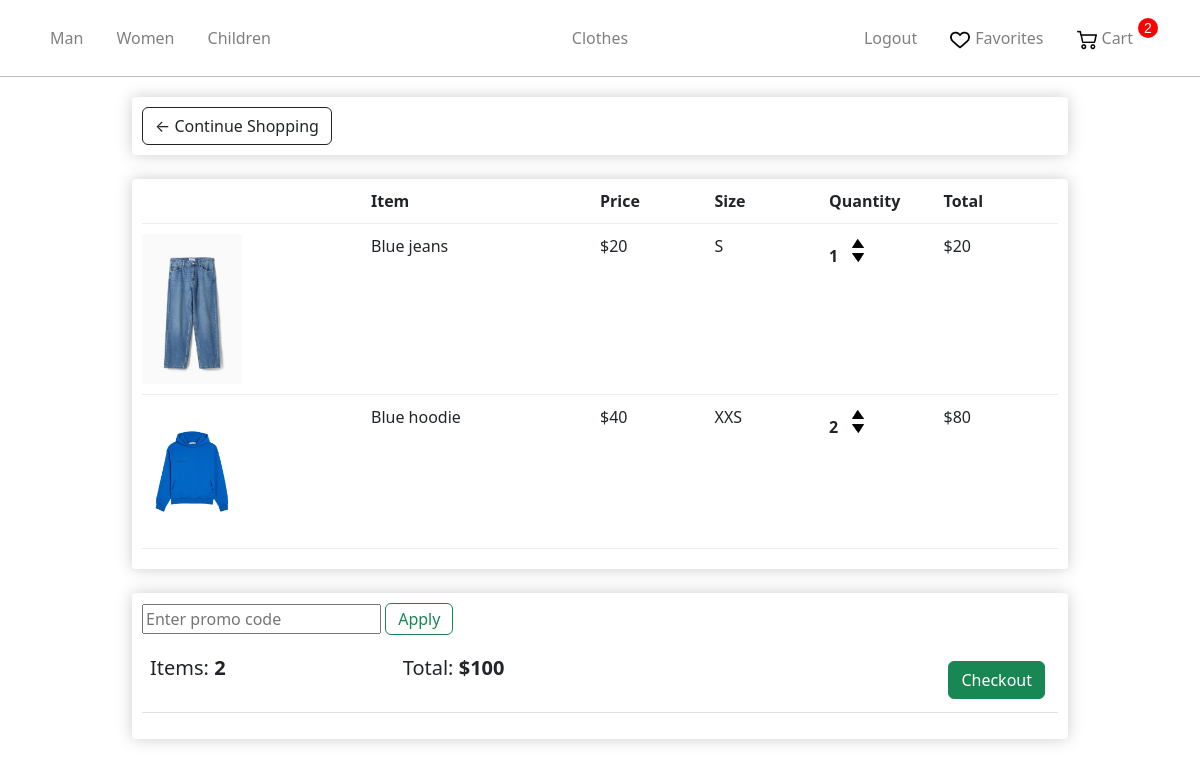
Page /cart/ (signed in) on the earlier database version.
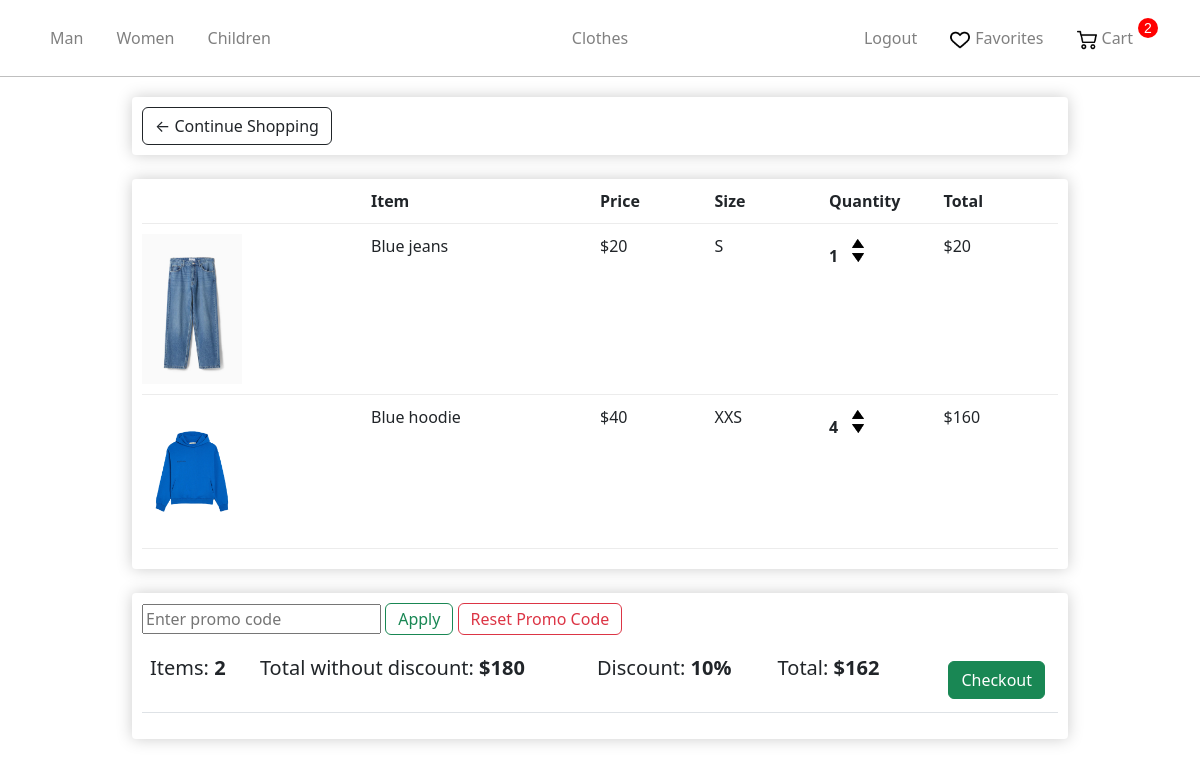
Same page on the later database version.
### store/models.py (models this page shows, shortened)
class Gender(models.Model):
    name = models.CharField(max_length=100, db_index=True)
    slug = models.SlugField(max_length=255, unique=True, db_index=True)
    categories_id = models.ManyToManyField('Category')
    def get_absolute_url(self):
        return reverse('gender', kwargs={'gender_slug': self.slug})

class Order(models.Model):
    user = models.ForeignKey('User', on_delete=models.CASCADE)
    products = models.ManyToManyField('OrderProduct')
    time_create = models.DateTimeField(auto_now_add=True)
    ordered = models.BooleanField(default=False)
    address = models.ForeignKey('Address', on_delete=models.SET_NULL, blank=True, null=True)
    promo_code = models.CharField(max_length=50, blank=True)
    discount_percent = models.IntegerField(default=0)
    def get_total(self):
        total = 0
        for order_item in self.products.all():
            total += order_item.get_total_product_price()
        discount = total * self.discount_percent / 100
        return int(total - discount)
    def get_total_without_disc(self):
        total = 0
        for order_item in self.products.all():
            total += order_item.get_total_product_price()
        return total
    def get_payment_url(self):
        return reverse('landing', kwargs={'order_id': self.pk})

class OrderProduct(models.Model):
    user = models.ForeignKey('User', on_delete=models.CASCADE)
    product = models.ForeignKey('Product', on_delete=models.PROTECT)
    quantity = models.IntegerField(default=1)
    ordered = models.BooleanField(default=False)
    size = models.ForeignKey('Size',on_delete=models.SET_NULL, null=True )
    def get_total_product_price(self):
        return self.quantity * self.product.price

class Product(models.Model):
    AVAILABILITY =(
        ('Y', 'В наличии'),
        ('N', 'Нет в наличии'),
    )
    name = models.CharField(max_length=255)
    slug = models.SlugField(max_length=255, unique=True, db_index=True)
    description = models.TextField(blank=True)
    discount = models.BooleanField(default=False)
    price = models.IntegerField()
    price_discount = models.IntegerField(blank=True)
    photo = models.ImageField(upload_to="photos")
    availability = models.CharField(max_length=1,choices = AVAILABILITY,default = '')
    cat = models.ForeignKey('Category', on_delete=models.PROTECT)
    gender = models.ForeignKey('Gender', on_delete=models.PROTECT)
    sizes = models.ManyToManyField('Size')

class Size(models.Model):
    name = models.CharField(max_length=5)

### store/views.py (the view)
# urls.py: path('cart/', views.cart, name="cart"),
def cart(request):
    if not request.user.is_authenticated:
        return redirect("login")
    context = {}
    context = get_user_context(context, request)
    promo_code = request.GET.get('promo_code')
    if 'reset_promo' in request.GET:
        order = context['order']
        order.discount_percent = 0
        order.save()
    if promo_code:
        discount_percent = apply_promo_code(promo_code)
        if discount_percent:
            order = context['order']
            order.discount_percent = discount_percent
            order.save()
    return render(request, 'store/cart.html', context)

### store/templatetags/store_tags.py (called while the page is built)
@register.simple_tag(name='getquantity')
def get_quantity(order_product_pk, plus):
    return reverse('change_quantity', kwargs={'order_product_pk': order_product_pk, 'plus': plus})

### store/utils.py (called while the page is built)
def get_user_context(dict,request):
    context = dict
    genders = Gender.objects.all()
    ordered = 1
    if not request.user.is_authenticated:
        ordered = 0
    else:
        order_qs = Order.objects.filter(user=request.user, ordered=False)
        if order_qs.exists():
            context["order"] = order_qs[0]
        else:
            ordered = 0
    context["genders"] = genders
    context["gender_selected"] = -1
    context["cat_selected"] = -1
    context["ordered"] = ordered
    return context

### store/templates/store/cart.html (shortened to what this page needs)
{% extends 'store/layout.html' %}
{% load static %}
{% load store_tags %}
{% block content %}
    <link rel="stylesheet" href="{% static 'store/css/CategoriesCartCheckout.css' %}">
	<div class="row">
		<div class="col-lg-12">
			<div class="box-element">
				<a  class="btn btn-outline-dark" href="{% url 'main' %}">&#x2190; Continue Shopping</a>
			</div>
			<br>
			<div class="box-element">
				<div class="cart-row">
					<div style="flex:2"></div>
					<div style="flex:2"><strong>Item</strong></div>
					<div style="flex:1"><strong>Price</strong></div>
					<div style="flex:1"><strong>Size</strong></div>
					<div style="flex:1"><strong>Quantity</strong></div>
					<div style="flex:1"><strong>Total</strong></div>
				</div>
				{%for orderproduct in order.products.all%}
				<div class="cart-row">
					<div style="flex:2"><img class="row-image" src="{{orderproduct.product.photo.url}}"></div>
					<div style="flex:2"><p>{{orderproduct.product.name}}</p></div>
					<div style="flex:1"><p>${{orderproduct.product.price}}</p></div>
					<div style="flex:1"><p>{{orderproduct.size.name}}</p></div>
					<div style="flex:1">
						<p class="quantity">{{orderproduct.quantity}}</p>
						<div class="quantity">
							{% getquantity order_product_pk=orderproduct.pk plus=1 as URL%}
							<a href = "{{URL}}"><img class="chg-quantity" src="../../static/store/img/arrow-up.png"></a>
							{% getquantity order_product_pk=orderproduct.pk plus=0 as URL%}
							<a href = "{{URL}}"><img class="chg-quantity" src="../../static/store/img/arrow-down.png"></a>
						</div>
					</div>
					<div style="flex:1"><p>${{orderproduct.get_total_product_price}}</p></div>
				</div>
				{%endfor%}
			</div>
            <br>
            <div class="box-element">
                <form method="GET" style="margin-bottom: 10px;" action="{% url 'cart' %}">
                    <input type="text" name="promo_code" placeholder="Enter promo code">
                    <button type="submit" class="btn btn-outline-success" style="
                        padding-top: 3px;
                        padding-bottom: 3px;
                        margin-bottom: 3px;
                    ">Apply</button>
                    {% if order.discount_percent %}
                        <button type="submit" name="reset_promo" value="true" class="btn btn-outline-danger" style="
                            padding-top: 3px;
                            padding-bottom: 3px;
                            margin-bottom: 3px;
                        ">Reset Promo Code</button>
                    {% endif %}
                </form>
				<table class="table">
					<tr>
						<th><h5>Items: <strong>{{order.products.count}}</strong></h5></th>
						{% if order.discount_percent %}
                            <th><h5>Total without discount: <strong>${{ order.get_total_without_disc }}</strong></h5></th>
                            <th><h5>Discount: <strong>{{ order.discount_percent }}%</strong></h5></th>
                            <th><h5>Total: <strong>${{ order.get_total }}</strong></h5></th>
                        {% else %}
                            <th><h5>Total: <strong>${{ order.get_total }}</strong></h5></th>
                        {% endif %}
						<th>
							<a style="float:right; margin:5px;" class="btn btn-success" href="{{order.get_payment_url}}">Checkout</a>
						</th>
					</tr>
				</table>
			</div>
		</div>
	</div>
{% endblock %}

### store/templates/store/layout.html (shortened to what this page needs)
{% load static %}
<!doctype html>
<html lang="en">
<head>
    <link rel="stylesheet" href="https://cdn.jsdelivr.net/npm/bootstrap@5.2.3/dist/css/bootstrap.min.css">
    <link rel="stylesheet" href="{% static 'store/css/main.css' %}">
</head>
<body>
    <nav class="navbar navbar-expand-sm navbar-dark main-nav">
    <div class="container justify-content-center">
        <ul class="nav navbar-nav w-100 flex-nowrap">
            {% for gender in genders%}
            <li class="nav-item active">
                {%if gender == gender_selected%}
                <p class="nav-link-selected lk" >{{gender.name}}</p>
                {%else%}
                <a class="nav-link lk" href="{{gender.get_absolute_url}}">{{gender.name}}</a>
                {%endif%}
            {% endfor %}
        </ul>
        <ul class="nav navbar-nav justify-content-center">
            <li class="nav-item"><a class="nav-link" href="{% url 'main' %}">Clothes</a></li>
        </ul>
        <ul class="nav navbar-nav w-100 justify-content-end">
            {% if request.user.is_authenticated %}
            <li class="nav-item">
                <a class="nav-link lk" href="{% url 'logout' %}">Logout</a>
            </li>
            {%endif%}
            <li class="nav-item">
                <a class="nav-link lk icon" href="{% url 'liked' %}"><img src="../../static/store/img/heart.png" alt="Heart Icon">Favorites</a>
            </li>
            <li class="nav-item">
                {%if not ordered%}
                    <p class="cart-total">0</p>
                {%else%}
                    <p class="cart-total">{{order.products.count}}</p>
                {%endif%}
                <a class="nav-link lk icon" href="{% url 'cart' %}"><img src="../../static/store/img/shopping-cart.png" alt="Cart Icon">Cart</a>
            </li>
        </ul>
    </div>
    </nav>
    <hr class="nav">
    {% block content %}
    {% endblock %}
</body>
</html>

### store/static/store/css/main.css (style rules this page uses)
.navbar .icon img { height: 20px; vertical-align: middle; margin-right: 5px; }
.navbar { padding: 18px; }
.navbar-expand-sm .navbar-nav .lk { padding-right: 25px; }
.navbar-nav .nav-link { color: gray; transition: color 0.2s ease-in-out; }
.navbar .cart-total { display: block; text-align: center; color: white; background-color: red; width: 20px; height: 20px; border-radius: 50%; font-size: 14px; font-family: Arial , sans-serif; float: right; }
hr { margin: 0; color: black; }

### store/static/store/css/CategoriesCartCheckout.css (style rules this page uses)
.box-element { box-shadow:hsl(0, 0%, 80%) 0 0 16px; background-color: white; border-radius: 4px; padding: 10px; }
.col-lg-12 { max-width: 80%; margin: 0 auto; }
.row { display: flex; justify-content: center; align-items: center; margin-top: 20px; width: 100%; margin-left: 0; }
.row-image { width: 100px; }
.cart-row { display: flex; align-items: flex-stretch; padding-bottom: 10px; margin-bottom: 10px; border-bottom: 1px solid #ececec; }
.quantity { display: inline-block; font-weight: 700; padding-right: 10px; }
.chg-quantity { width: 12px; cursor: pointer; display: block; margin-top: 5px; transition: .1s; }

Differences in the rows shown:
changed Order: get_total_without_disc (not shown) → "180"; discount_percent (not shown) → "10"; get_total "100" → "162"
changed OrderProduct "Blue hoodie": quantity "2" → "4"; get_total_product_price "80" → "160"
Other differences:
text now shown: "Reset Promo Code Total without discount: Discount: %"
